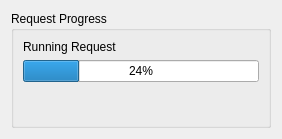
<ui version="4.0" >
 <class>RequestProgressWidget</class>
 <widget class="QWidget" name="RequestProgressWidget" >
  <property name="geometry" >
   <rect>
    <x>0</x>
    <y>0</y>
    <width>282</width>
    <height>139</height>
   </rect>
  </property>
  <property name="windowTitle" >
   <string>Form</string>
  </property>
  <layout class="QVBoxLayout" name="verticalLayout_2" >
   <item>
    <widget class="QGroupBox" name="mainGroupBox" >
     <property name="title" >
      <string>Request Progress</string>
     </property>
     <layout class="QVBoxLayout" name="verticalLayout" >
      <item>
       <widget class="QLabel" name="requestLabel" >
        <property name="text" >
         <string>Running Request</string>
        </property>
       </widget>
      </item>
      <item>
       <widget class="QProgressBar" name="requestProgressBar" >
        <property name="value" >
         <number>24</number>
        </property>
       </widget>
      </item>
      <item>
       <spacer name="verticalSpacer" >
        <property name="orientation" >
         <enum>Qt::Vertical</enum>
        </property>
        <property name="sizeHint" stdset="0" >
         <size>
          <width>20</width>
          <height>28</height>
         </size>
        </property>
       </spacer>
      </item>
     </layout>
    </widget>
   </item>
  </layout>
 </widget>
 <resources/>
 <connections/>
</ui>
